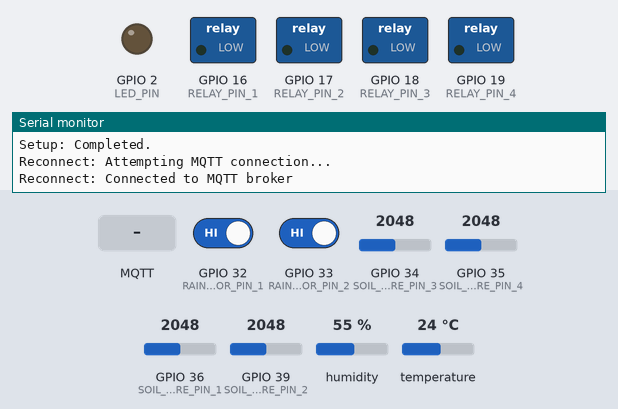
This sketch was run on a simulated ESP32. On the bench: switched loads named in the sketch (green lamp = pin HIGH), output pins drawn as LEDs (lit = HIGH), the last lines printed to the serial monitor. Inputs (shaded band) come from the test bench; at power-on: humidity 55 %, GPIO 32 (RAIN_SENSOR_PIN_1) HIGH, GPIO 33 (RAIN_SENSOR_PIN_2) HIGH, GPIO 34 (SOIL_MOISTURE_PIN_3) = 2048, GPIO 35 (SOIL_MOISTURE_PIN_4) = 2048, GPIO 36 (SOIL_MOISTURE_PIN_1) = 2048, GPIO 39 (SOIL_MOISTURE_PIN_2) = 2048, temperature 24 °C. WiFi joins after 1.5 s; servers stay silent unless stated; the local clock reads 2024-03-15 10:24:30 at power-on unless the sketch sets it; no MQTT or app messages arrive unless stated.

Above: at 3.2 s.
3.3 s: MQTT message "on" arrives on the second subscribed topic
At 4.4 s:
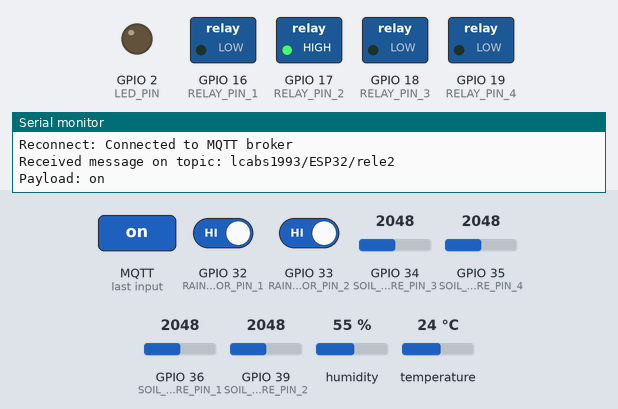
5.0 s: humidity set to 22 %
At 7.6 s:
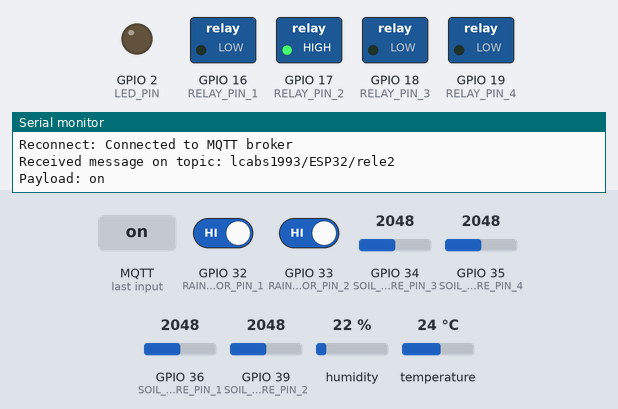
8.3 s: MQTT message "lcabs1993/ESP32/rele" arrives on the first subscribed topic
At 8.44 s:
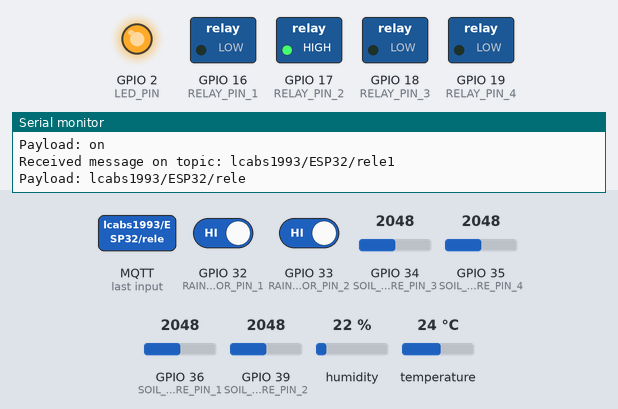
9.8 s: MQTT message "off" arrives on the first subscribed topic
At 11.0 s:
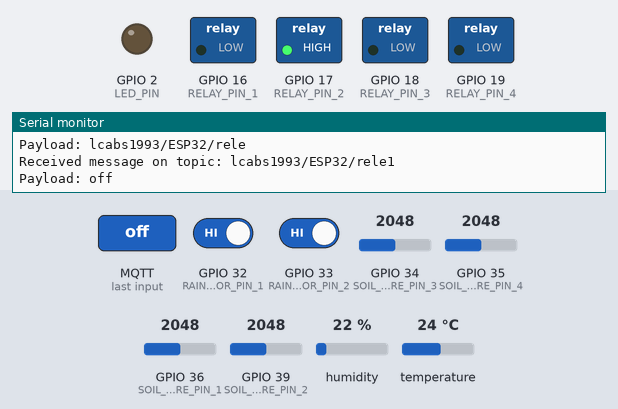
11.3 s: MQTT message "off" arrives on the second subscribed topic
At 12.2 s:
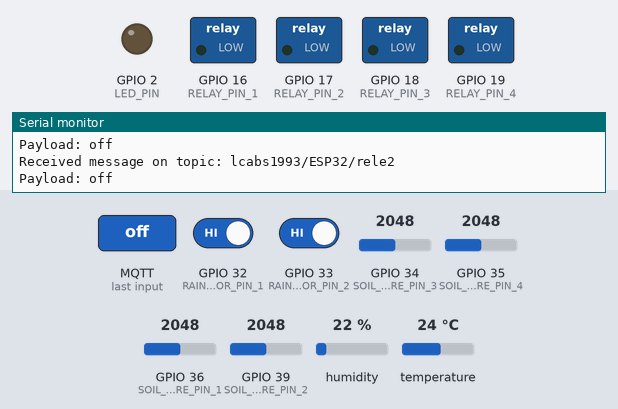
Timing chart, 0 to 14.0 s (numbered marks = the images above; inputs shaded):
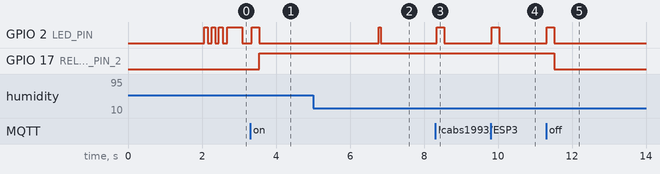

The sketch:

main.ino
```cpp
#include <WiFi.h>
#include <PubSubClient.h>
#include <DHT.h>
#include <time.h>

const char* ssid = "EG8115V5";
const char* password = "alpha147147";
const char* mqtt_server = "192.168.18.186";
const char* ntp_server = "pool.ntp.org";
const char* mqtt_username = "your_mqtt_username";
const char* mqtt_password = "your_mqtt_password";

const int DHT_PIN = 5;
const int LED_PIN = 2;  // GPIO 2 for the LED
bool      ledBlink = false;
const int SOIL_MOISTURE_PIN_1 = 36;
const int SOIL_MOISTURE_PIN_2 = 39;
const int SOIL_MOISTURE_PIN_3 = 34;
const int SOIL_MOISTURE_PIN_4 = 35;
const int RAIN_SENSOR_PIN_1 = 32;
const int RAIN_SENSOR_PIN_2 = 33;
const int RELAY_PIN_1 = 16;
const int RELAY_PIN_2 = 17;
const int RELAY_PIN_3 = 18;
const int RELAY_PIN_4 = 19;

DHT dht(DHT_PIN, DHT11);
WiFiClient espClient;
PubSubClient client(espClient);

int lastSoilMoisture1 = -1;
int lastSoilMoisture2 = -1;
int lastSoilMoisture3 = -1;
int lastSoilMoisture4 = -1;
int lastRainSensor1 = -1;
int lastRainSensor2 = -1;
int lastTemperature = -1;
int lastHumidity = -1;

void callback(char* topic, byte* payload, unsigned int length) {
  Serial.print("Received message on topic: ");
  Serial.println(topic);

  payload[length] = '\0'; // Null-terminate the payload
  String payloadStr = String((char*)payload);

  Serial.println("Payload: " + payloadStr);

  // Blink the LED on GPIO 2
  digitalWrite(LED_PIN, HIGH);
  delay(200);  // Adjust the blink duration as needed
  digitalWrite(LED_PIN, LOW);

  // Check if the payload corresponds to controlling relays
  if (String(topic) == "lcabs1993/ESP32/rele") {
    // Control Relay 1
    if (payloadStr == "on") {
      digitalWrite(RELAY_PIN_1, HIGH);
    } else if (payloadStr == "off") {
      digitalWrite(RELAY_PIN_1, LOW);
    }
  } else if (String(topic) == "lcabs1993/ESP32/rele2") {
    // Control Relay 2
    if (payloadStr == "on") {
      digitalWrite(RELAY_PIN_2, HIGH);
    } else if (payloadStr == "off") {
      digitalWrite(RELAY_PIN_2, LOW);
    }
  } else if (String(topic) == "lcabs1993/ESP32/control/rele3") {
    // Control Relay 3
    if (payloadStr == "on") {
      digitalWrite(RELAY_PIN_3, HIGH);
    } else if (payloadStr == "off") {
      digitalWrite(RELAY_PIN_3, LOW);
    }
  } else if (String(topic) == "lcabs1993/ESP32/rele4") {
    // Control Relay 4
    if (payloadStr == "on") {
      digitalWrite(RELAY_PIN_4, HIGH);
    } else if (payloadStr == "off") {
      digitalWrite(RELAY_PIN_4, LOW);
    }
  }
}

void blinkLED() {
  digitalWrite(LED_PIN, HIGH);
  delay(50);
  digitalWrite(LED_PIN, LOW);
}


void reconnect() {
  while (!client.connected()) {
    Serial.println("Reconnect: Attempting MQTT connection...");

    if (client.connect("ESP32Client", mqtt_username, mqtt_password)) {
      Serial.println("Reconnect: Connected to MQTT broker");

      // Blink the LED rapidly for three cycles
      for (int i = 0; i < 3; i++) {
        digitalWrite(LED_PIN, HIGH);
        delay(100);
        digitalWrite(LED_PIN, LOW);
        delay(100);
      }

      struct tm timeinfo;
      getLocalTime(&timeinfo);
      timeinfo.tm_hour -= 3;

      char isoTime[20];
      strftime(isoTime, sizeof(isoTime), "%Y-%m-%dT%H:%M:%SZ", &timeinfo);

      String connectionMessage = "Successfully connected to MQTT broker at " + String(isoTime);
      client.publish("lcabs1993/ESP32", connectionMessage.c_str());

      client.subscribe("lcabs1993/ESP32/rele1");
      client.subscribe("lcabs1993/ESP32/rele2");
      client.subscribe("lcabs1993/ESP32/rele3");
      client.subscribe("lcabs1993/ESP32/rele4");
    } else {
      Serial.print("Reconnect: MQTT connection failed, rc=");
      Serial.println(client.state());
      delay(2000);
    }
  }
}

void publishSensorData(const char* sensorName, int sensorValue) {
  String topic = "lcabs1993/ESP32/" + String(sensorName);
  client.publish(topic.c_str(), String(sensorValue).c_str());
  blinkLED();
}

void setup() {
  Serial.begin(115200);
  Serial.println("Setup: Starting...");

  WiFi.begin(ssid, password);
  while (WiFi.status() != WL_CONNECTED) {
    delay(1000);
    Serial.println("Setup: Connecting to WiFi...");
  }
  Serial.println("Setup: Connected to WiFi");

  configTime(0, 0, "pool.ntp.org");

  client.setServer(mqtt_server, 1883);
  client.setCallback(callback);

  dht.begin();

  // Initialize Relay pins
  pinMode(RELAY_PIN_1, OUTPUT);
  pinMode(RELAY_PIN_2, OUTPUT);
  pinMode(RELAY_PIN_3, OUTPUT);
  pinMode(RELAY_PIN_4, OUTPUT);

  // Initial state: Relays are turned off
  digitalWrite(RELAY_PIN_1, LOW);
  digitalWrite(RELAY_PIN_2, LOW);
  digitalWrite(RELAY_PIN_3, LOW);
  digitalWrite(RELAY_PIN_4, LOW);

  pinMode(LED_PIN, OUTPUT);  // Set LED pin as output

  Serial.println("Setup: Completed.");
}


void loop() {
  if (!client.connected()) {
    reconnect();
  }
  client.loop();

  float temperature = dht.readTemperature();
  float humidity = dht.readHumidity();

 if (!isnan(temperature) && !isnan(humidity) && static_cast<int>(temperature) != lastTemperature) {
    lastTemperature = static_cast<int>(temperature);
    publishSensorData("DHT11/temp", lastTemperature);
  }
 if (!isnan(temperature) && !isnan(humidity) && static_cast<int>(humidity) != lastHumidity) {
    lastHumidity = static_cast<int>(humidity);
    publishSensorData("DHT11/humi", lastHumidity);
  }


  // Read sensor values and publish to specific MQTT topics
  int soilMoisture1 = analogRead(SOIL_MOISTURE_PIN_1);
  int soilMoisture2 = analogRead(SOIL_MOISTURE_PIN_2);
  int soilMoisture3 = analogRead(SOIL_MOISTURE_PIN_3);
  int soilMoisture4 = analogRead(SOIL_MOISTURE_PIN_4);

  if (soilMoisture1 != lastSoilMoisture1) {
    lastSoilMoisture1 = soilMoisture1;
    publishSensorData("solo1", lastSoilMoisture1);
  }

  if (soilMoisture2 != lastSoilMoisture2) {
    lastSoilMoisture2 = soilMoisture2;
    publishSensorData("solo2", lastSoilMoisture2);
  }

  if (soilMoisture3 != lastSoilMoisture3) {
    lastSoilMoisture3 = soilMoisture3;
    publishSensorData("solo3", lastSoilMoisture3);
  }

  if (soilMoisture4 != lastSoilMoisture4) {
    lastSoilMoisture4 = soilMoisture4;
    publishSensorData("solo4", lastSoilMoisture4);
  }

  int rainSensor1 = digitalRead(RAIN_SENSOR_PIN_1);
  int rainSensor2 = digitalRead(RAIN_SENSOR_PIN_2);

  if (rainSensor1 != lastRainSensor1) {
    lastRainSensor1 = rainSensor1;
    publishSensorData("chuva1", lastRainSensor1);
  }

  if (rainSensor2 != lastRainSensor2) {
    lastRainSensor2 = rainSensor2;
    publishSensorData("chuva2", lastRainSensor2);
  }

  delay(50);  // Reduced delay to 50 milliseconds
}
```

Measured:
- after the input at 3.3 s, GPIO 2 (LED_PIN): LOW → HIGH at once, → LOW 0.20 s later; GPIO 17 (RELAY_PIN_2): LOW → HIGH after 0.24 s
- after the input at 5.0 s, GPIO 2 (LED_PIN): LOW → HIGH after 1.8 s, → LOW 0.05 s later
- after the input at 8.3 s, GPIO 2 (LED_PIN): LOW → HIGH at once, → LOW 0.20 s later
- after the input at 9.8 s, GPIO 2 (LED_PIN): LOW → HIGH at once, → LOW 0.20 s later
- after the input at 11.3 s, GPIO 2 (LED_PIN): LOW → HIGH at once, → LOW 0.20 s later; GPIO 17 (RELAY_PIN_2): HIGH → LOW after 0.22 s
